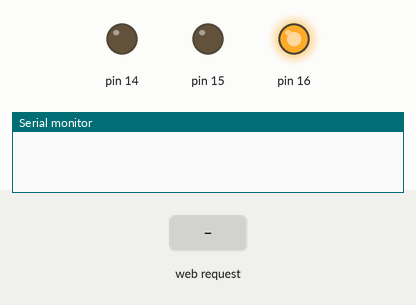
Recording of a sketch running on a simulated Arduino Uno, built for the host (arithmetic inside an expression is 32-bit, double 64-bit). Parts: output pins drawn as LEDs (lit = HIGH), the last lines printed to the serial monitor. The inputs (shaded band) are chosen by the test bench. WiFi joins after 1.5 s; servers stay silent unless stated.

Above: at 1.2 s.
1.3 s: HTTP request GET /?LED2=2 received
At 2.2 s:
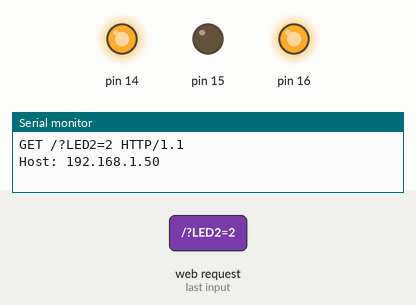
Timing chart, 0 to 4.3 s (numbered marks = the images above; inputs shaded):
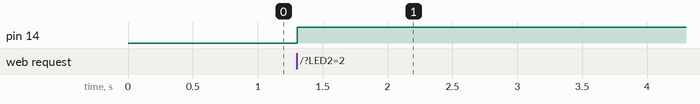

The sketch:

WebServerLedControl.ino
```cpp
/*--------------------------------------------------------------
  Program:      eth_websrv_LED

  Description:  Arduino web server that serves up a web page
                allowing the user to control an LED

  Hardware:     - Arduino Uno and official Arduino Ethernet
                  shield. Should work with other Arduinos and
                  compatible Ethernet shields.
                - LED and resistor in series connected between
                  Arduino pin 2 and GND

  Software:     Developed using Arduino 1.0.3 software
                Should be compatible with Arduino 1.0 +

  References:   - WebServer example by David A. Mellis and
                  modified by Tom Igoe
                - Ethernet library documentation:
                  http://arduino.cc/en/Reference/Ethernet

  Date:         11 January 2013

  Author:       W.A. Smith, http://startingelectronics.com
--------------------------------------------------------------*/

#include <SPI.h>
#include <Ethernet.h>

// MAC address from Ethernet shield sticker under board
byte mac[] = { 0xDE, 0xAD, 0xBE, 0xEF, 0xFE, 0xED };
IPAddress ip(192, 168, 0, 120);
EthernetServer server(5000);  // create a server at port 80

String HTTP_req;          // stores the HTTP request
boolean LED_status = 0;   // state of LED, off by default

void setup()
{
    Ethernet.begin(mac, ip);  // initialize Ethernet device
    server.begin();           // start to listen for clients
    Serial.begin(9600);       // for diagnostics
             pinMode(15, OUTPUT);
    digitalWrite(15, LOW);
                 pinMode(16, OUTPUT);
    digitalWrite(16, HIGH);
                pinMode(14, OUTPUT);
}

void loop()
{
    EthernetClient client = server.available();  // try to get client

    if (client) {  // got client?
        boolean currentLineIsBlank = true;
        while (client.connected()) {
            if (client.available()) {   // client data available to read
                char c = client.read(); // read 1 byte (character) from client
                HTTP_req += c;  // save the HTTP request 1 char at a time
                // last line of client request is blank and ends with \n
                // respond to client only after last line received
                if (c == '\n' && currentLineIsBlank) {
                    // send a standard http response header
                    client.println("HTTP/1.1 200 OK");
                    client.println("Content-Type: text/html");
                    client.println("Connection: close");
                    client.println();
                    // send web page
                    client.println("<!DOCTYPE html>");
                    client.println("<html>");
                    client.println("<head>");
                    client.println("<title>Arduino LED Control</title>");
                        client.println("<style type=\"text/css\"> h1{ font-family: 'Verdana', Arial, Helvetica, sans-serif; font-size:20px; } h2 { font-family: 'Verdana', Arial, Helvetica, sans-serif; font-size:10px; } p { font-family: 'Arial', Helvetica, sans-serif; } ol { font-family: 'Arial', Helvetica, sans-serif; } li { font-family: 'Arial', Helvetica, sans-serif; } #container { margin-left: auto; margin-right: auto; } #backtomain { vertical-align:text-middle; text-align: center; float: left; width: 40px; height: 40px; background-color: #88B655; -moz-border-radius: 50px; -webkit-border-radius: 50px; padding: 5px; } </style>");

                    client.println("</head>");
                    client.println("<body>");
                    client.println("<h1>LED</h1>");
                    client.println("<p>Click to switch LED on and off.</p>");
                    client.println("<form method=\"get\">");
                    ProcessCheckbox(client);
                    client.println("</form>");
                    client.println("</body>");
                    client.println("</html>");
                    Serial.print(HTTP_req);
                    HTTP_req = "";    // finished with request, empty string
                    break;
                }
                // every line of text received from the client ends with \r\n
                if (c == '\n') {
                    // last character on line of received text
                    // starting new line with next character read
                    currentLineIsBlank = true;
                }
                else if (c != '\r') {
                    // a text character was received from client
                    currentLineIsBlank = false;
                }
            } // end if (client.available())
        } // end while (client.connected())
        delay(1);      // give the web browser time to receive the data
        client.stop(); // close the connection
    } // end if (client)
}

// switch LED and send back HTML for LED checkbox
void ProcessCheckbox(EthernetClient cl)
{
    if (HTTP_req.indexOf("LED2=2") > -1) {  // see if checkbox was clicked
        // the checkbox was clicked, toggle the LED
        if (LED_status) {
            LED_status = 0;
        }
        else {
            LED_status = 1;
        }
    }

    if (LED_status) {    // switch LED on
        digitalWrite(14, HIGH);
        // checkbox is checked
        cl.println("<input type=\"checkbox\" name=\"LED2\" value=\"2\" \
        onclick=\"submit();\" checked>LED");
    }
    else {              // switch LED off
        digitalWrite(14, LOW);
        // checkbox is unchecked
        cl.println("<input type=\"checkbox\" name=\"LED2\" value=\"\" \
        onclick=\"submit();\">LED");
    }
}
```

Measured:
- after the input at 1.3 s, pin 14: LOW → HIGH at once
